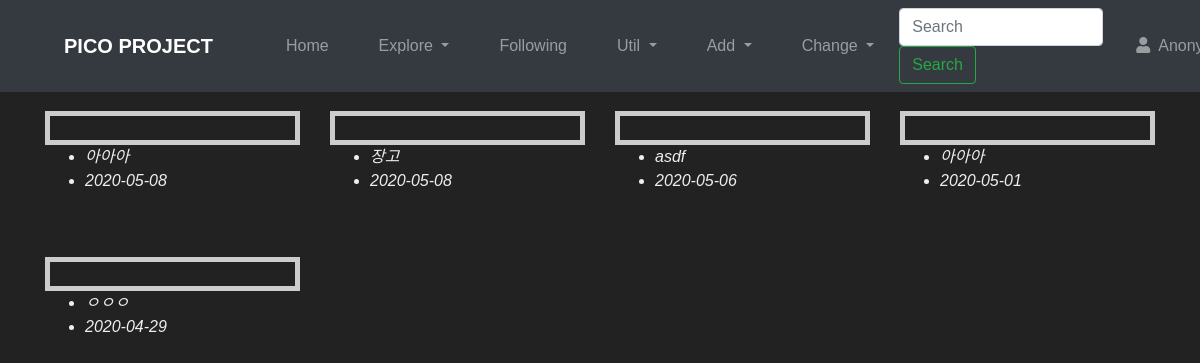
/explore/, run on the app's committed database.
### photo/models.py (models this page shows, shortened)
class Photo(models.Model):
    title = models.CharField('TITLE', max_length=30)
    description = models.TextField('Photo Description', blank=True)
    tags = TaggableManager(blank=True)
    PICOIN = models.PositiveIntegerField(default=0, verbose_name='PICOIN')
    image = models.ImageField('IMAGE', upload_to='SorlPhoto/%Y')
    upload_dt = models.DateTimeField('Upload Date', auto_now_add=True)
    owner = models.ForeignKey(User, on_delete=models.CASCADE, verbose_name='OWNER', blank=True, null=True)
    def get_absolute_url(self):
        return reverse('photo:photo_detail', args=(self.id,))

### photo/views.py (the view)
# urls.py: path('', views.PhotoLV.as_view(), name='index'),
class PhotoLV(ListView):
    model = Photo
    def get_queryset(self):
        return Photo.objects.all().order_by('-upload_dt')

### photo/templates/photo/photo_list.html (shortened to what this page needs)
{% extends "base.html" %}
{% load sorl_thumbnail %}
{% block content %}
    <div class="row">
        {% for photo in object_list|slice:":5" %}
        <div class="col-md-3 mb-5">
            <div class="tumbnail">
            </div>
            <ul>
                <li class="font-italic">{{ photo.title }}</li>
                <li class="font-italic">{{ photo.upload_dt|date:"Y-m-d" }}</li>
            </ul>
        </div>
        {% endfor %}
    </div>
{% endblock %}

### photo/templates/photo/photo_list.html (style rules this page uses)
.tumbnail { border:5px solid #ccc; }

### data on the page
Photo: title "아아아", upload_dt "2020-05-08"
Photo: title "장고", upload_dt "2020-05-08"
Photo: title "asdf", upload_dt "2020-05-06"
Photo: title "아아아", upload_dt "2020-05-01"
Photo: title "ㅇㅇㅇ", upload_dt "2020-04-29"
